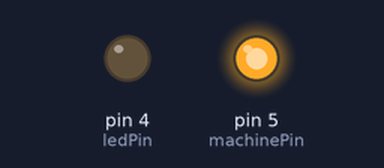
Bench run of a sketch on a simulated Arduino Uno, built with avr-gcc and run on an emulated ATmega328P. On the bench: output pins drawn as LEDs (lit = HIGH).

Above: at 5.0 s.
At 20.0 s:
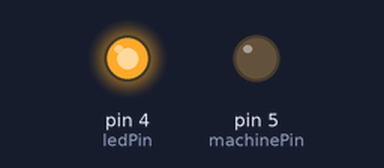
Timing chart, 0 to 39.0 s (numbered marks = the images above):
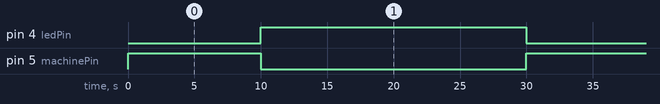

The sketch:

penyiramOtomatis.ino
```cpp
#define machinePin 05 // PIN DINAMO
#define ledPin 04 // PIN LED
void setup() {
  pinMode(machinePin,OUTPUT);
  pinMode(ledPin,OUTPUT);
}
void loop() {
  digitalWrite(ledPin ,LOW);
  digitalWrite(machinePin ,HIGH);

  delay(10000); // waktu berhenti

  digitalWrite(ledPin ,HIGH);
  digitalWrite(machinePin ,LOW);

  delay(20000); // waktu menyiram
}
```

Measured:
- by itself, pin 4 (ledPin): alternates HIGH for 20.0 s and LOW for 10.0 s
- by itself, pin 5 (machinePin): alternates HIGH for 10.0 s and LOW for 20.0 s
